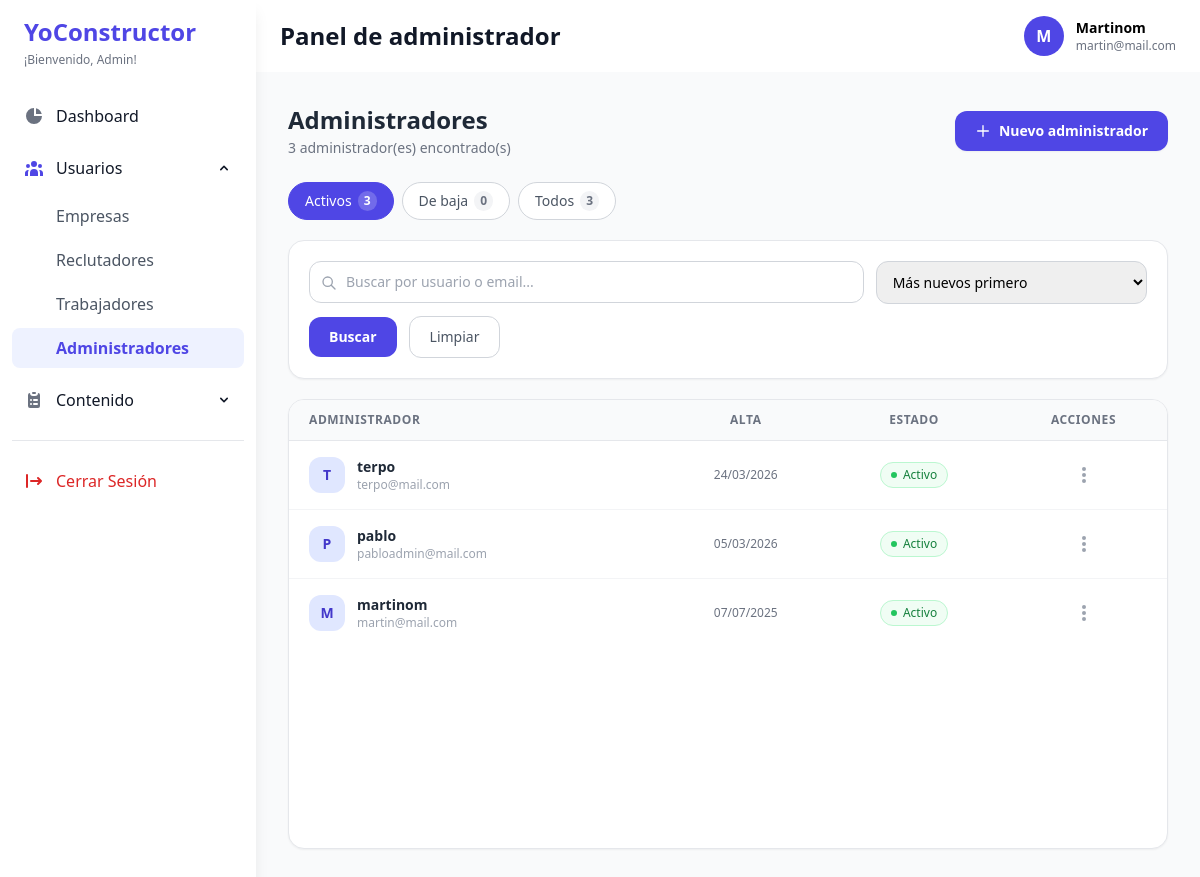
Page /admin-administradores.php (signed in) on the committed database.
### tables this page shows
CREATE TABLE `users` (
  `id_usuario` int(11) NOT NULL,
  `id_persona` int(11) DEFAULT NULL,
  `id_empresa` int(11) DEFAULT NULL,
  `usuario` varchar(50) DEFAULT NULL,
  `email` varchar(100) NOT NULL,
  `contrasena` varchar(255) DEFAULT NULL,
  `fecha_creacion` date DEFAULT NULL,
  `tipo` int(11) DEFAULT NULL,
  `estado` varchar(20) DEFAULT NULL,
  `visible_busqueda` tinyint(1) NOT NULL DEFAULT 1 COMMENT 'Si el trabajador aparece en búsquedas de empresas'
);

### admin-administradores.php (the view, shortened to what this page needs)
<?php
include("conexion.php");
function esc($con, $v)
{
    return mysqli_real_escape_string($con, $v);
}
$buscar   = trim($_GET['q']     ?? '');
$estado   = $_GET['estado']     ?? 'activo';
$orden    = $_GET['orden']      ?? 'nuevo';
$page_num = max(1, intval($_GET['pag'] ?? 1));
$per_page = 15;
$offset   = ($page_num - 1) * $per_page;
$where = ["u.tipo=1"];
if ($estado !== 'todos') $where[] = "u.estado='" . esc($conexion, $estado) . "'";
$wsql  = implode(' AND ', $where);
$order = $orden === 'viejo' ? 'ASC' : 'DESC';
$total_res   = mysqli_fetch_assoc(mysqli_query($conexion, "SELECT COUNT(*) c FROM users u WHERE $wsql"))['c'] ?? 0;
$res = mysqli_query(
    $conexion,
    "SELECT id_usuario, email, estado, fecha_creacion,
            COALESCE(usuario,'') AS usuario
     FROM users u
     WHERE $wsql
     ORDER BY fecha_creacion $order
     LIMIT $per_page OFFSET $offset"
);
$cnt_activos   = mysqli_fetch_assoc(mysqli_query($conexion, "SELECT COUNT(*) c FROM users WHERE tipo=1 AND estado='activo'"))['c']   ?? 0;
$cnt_inactivos = mysqli_fetch_assoc(mysqli_query($conexion, "SELECT COUNT(*) c FROM users WHERE tipo=1 AND estado='inactivo'"))['c'] ?? 0;
include("sidebar-admin.php");
?>
<div class="min-h-screen bg-gray-50 p-6 md:p-8">
    <div class="flex flex-col sm:flex-row sm:items-center sm:justify-between gap-3 mb-6">
        <div>
            <h1 class="text-2xl font-bold text-gray-800">Administradores</h1>
            <p class="text-gray-500 text-sm mt-0.5"><?= $total_res ?> administrador(es) encontrado(s)</p>
        </div>
        <button type="button" onclick="abrirModalCrear()"
            class="inline-flex items-center gap-2 px-5 py-2.5 bg-indigo-600 hover:bg-indigo-700 text-white text-sm font-semibold rounded-xl shadow-sm transition">
            <svg class="w-4 h-4" fill="none" stroke="currentColor" viewBox="0 0 24 24">
                <path stroke-linecap="round" stroke-linejoin="round" stroke-width="2" d="M12 4v16m8-8H4" />
            </svg>
            Nuevo administrador
        </button>
    </div>
    <div class="flex flex-wrap gap-2 mb-5">
        <?php foreach (['activo' => ['Activos', $cnt_activos], 'inactivo' => ['De baja', $cnt_inactivos], 'todos' => ['Todos', $cnt_activos + $cnt_inactivos]] as $val => [$label, $cnt]):
            $active = ($estado === $val);
            $cls = $active ? 'bg-indigo-600 text-white border-indigo-600' : 'bg-white text-gray-600 border-gray-300 hover:bg-gray-50'; ?>
            <a href="?<?= http_build_query(array_merge($_GET, ['estado' => $val, 'pag' => 1])) ?>"
                class="inline-flex items-center gap-1.5 px-4 py-2 rounded-full border text-sm font-medium transition <?= $cls ?>">
                <?= $label ?>
                <span class="<?= $active ? 'bg-white/20 text-white' : 'bg-gray-100 text-gray-500' ?> text-xs px-1.5 py-0.5 rounded-full font-semibold"><?= $cnt ?></span>
            </a>
        <?php endforeach; ?>
    </div>
    <form method="GET" class="bg-white border border-gray-200 rounded-2xl shadow-sm p-5 mb-5">
        <div class="grid grid-cols-1 sm:grid-cols-3 gap-3">
            <div class="sm:col-span-2 relative">
                <svg class="absolute left-3 top-1/2 -translate-y-1/2 w-4 h-4 text-gray-400" fill="none" stroke="currentColor" viewBox="0 0 24 24">
                    <path stroke-linecap="round" stroke-linejoin="round" stroke-width="2" d="M21 21l-6-6m2-5a7 7 0 11-14 0 7 7 0 0114 0z" />
                </svg>
                <input type="text" name="q" value="<?= htmlspecialchars($buscar) ?>" placeholder="Buscar por usuario o email..."
                    class="w-full pl-9 pr-3 py-2.5 border border-gray-300 rounded-xl text-sm focus:outline-none focus:ring-2 focus:ring-indigo-500 transition">
            </div>
            <select name="orden" class="px-3 py-2.5 border border-gray-300 rounded-xl text-sm focus:outline-none focus:ring-2 focus:ring-indigo-500">
                <option value="nuevo" <?= $orden === 'nuevo' ? 'selected' : '' ?>>Más nuevos primero</option>
            </select>
        </div>
        <div class="flex items-center gap-3 mt-3">
            <button type="submit" class="px-5 py-2.5 bg-indigo-600 hover:bg-indigo-700 text-white text-sm font-semibold rounded-xl transition">Buscar</button>
            <a href="admin-administradores.php" class="px-5 py-2.5 bg-white border border-gray-300 text-gray-600 text-sm font-medium rounded-xl hover:bg-gray-50 transition">Limpiar</a>
        </div>
    </form>
    <div class="bg-white border border-gray-200 rounded-2xl shadow-sm overflow-hidden min-h-[450px] flex flex-col">
        <div class="overflow-x-auto flex-grow">
            <table class="w-full text-sm">
                <thead>
                    <tr class="border-b border-gray-200 bg-gray-50">
                        <th class="text-left px-5 py-3 text-xs font-semibold text-gray-500 uppercase tracking-wider">Administrador</th>
                        <th class="text-center px-4 py-3 text-xs font-semibold text-gray-500 uppercase tracking-wider hidden md:table-cell">Alta</th>
                        <th class="text-center px-4 py-3 text-xs font-semibold text-gray-500 uppercase tracking-wider">Estado</th>
                        <th class="text-center px-4 py-3 text-xs font-semibold text-gray-500 uppercase tracking-wider">Acciones</th>
                    </tr>
                </thead>
                <tbody class="divide-y divide-gray-100 bg-white">
                    <?php if (!$res || mysqli_num_rows($res) === 0): ?>
                        <tr>
                            <td colspan="4" class="px-5 py-12 text-center">
                                <div class="flex flex-col items-center gap-2">
                                    <svg class="w-10 h-10 text-gray-200" fill="none" stroke="currentColor" viewBox="0 0 24 24">
                                        <path stroke-linecap="round" stroke-linejoin="round" stroke-width="1.5" d="M17 20h5v-2a3 3 0 00-5.356-1.857M17 20H7m10 0v-2c0-.656-.126-1.283-.356-1.857M7 20H2v-2a3 3 0 015.356-1.857M7 20v-2c0-.656.126-1.283.356-1.857m0 0a5.002 5.002 0 019.288 0M15 7a3 3 0 11-6 0 3 3 0 016 0z" />
                                    </svg>
                                    <p class="text-gray-400 text-sm">No hay administradores<?= $estado === 'inactivo' ? ' de baja' : ($estado === 'activo' ? ' activos' : '') ?></p>
                                </div>
                            </td>
                        </tr>
                    <?php else: while ($a = mysqli_fetch_assoc($res)):
                        $uname   = $a['usuario'] ?: '(sin nombre)';
                        $initial = strtoupper(substr($uname, 0, 1));
                    ?>
                        <tr class="hover:bg-gray-50 transition <?= $a['estado'] === 'inactivo' ? 'bg-gray-50/50' : '' ?>">
                            <td class="px-5 py-4">
                                <div class="flex items-center gap-3">
                                    <div class="w-9 h-9 bg-indigo-100 rounded-xl flex items-center justify-center text-indigo-700 text-sm font-bold flex-shrink-0">
                                        <?= $initial ?>
                                    </div>
                                    <div class="min-w-0">
                                        <p class="font-semibold text-gray-800 truncate"><?= htmlspecialchars($uname) ?></p>
                                        <p class="text-xs text-gray-400 truncate"><?= htmlspecialchars($a['email'] ?? '') ?></p>
                                    </div>
                                </div>
                            </td>
                            <td class="px-4 py-4 text-center text-xs text-gray-500 hidden md:table-cell">
                                <?= $a['fecha_creacion'] ? date('d/m/Y', strtotime($a['fecha_creacion'])) : '—' ?>
                            </td>
                            <td class="px-4 py-4 text-center text-xs">
                                <?php if ($a['estado'] === 'activo'): ?>
                                    <span class="inline-flex items-center gap-1.5 px-2.5 py-1 bg-green-50 text-green-700 border border-green-200 rounded-full font-medium">
                                        <span class="w-1.5 h-1.5 bg-green-500 rounded-full"></span> Activo
                                    </span>
                                <?php else: ?>
                                    <span class="inline-flex items-center gap-1.5 px-2.5 py-1 bg-gray-100 text-gray-500 border border-gray-300 rounded-full font-medium">
                                        <span class="w-1.5 h-1.5 bg-gray-400 rounded-full"></span> De baja
                                    </span>
                                <?php endif; ?>
                            </td>
                            <td class="px-4 py-4 text-center">
                                <div class="relative inline-block text-left">
                                    <button type="button"
                                        onclick="toggleDropdown(event, 'drop-admin-<?= $a['id_usuario'] ?>')"
                                        class="flex items-center justify-center w-8 h-8 text-gray-400 rounded-full hover:bg-gray-200 hover:text-gray-600 focus:outline-none transition mx-auto">
                                        <svg class="w-5 h-5" fill="currentColor" viewBox="0 0 20 20">
                                            <path d="M10 6a2 2 0 110-4 2 2 0 010 4zM10 12a2 2 0 110-4 2 2 0 010 4zM10 18a2 2 0 110-4 2 2 0 010 4z" />
                                        </svg>
                                    </button>
                                </div>
                            </td>
                        </tr>
                    <?php endwhile; endif; ?>
                </tbody>
            </table>
        </div>
    </div>
</div>
</main>
</div>

### rows in the picture
users: initial "T", uname "terpo", email "terpo@mail.com", fecha_creacion "24/03/2026", estado "activo" (drawn)
users: initial "P", uname "pablo", email "pabloadmin@mail.com", fecha_creacion "05/03/2026", estado "activo" (drawn)
users: initial "M", uname "martinom", email "martin@mail.com", fecha_creacion "07/07/2025", estado "activo" (drawn)

### other values in the picture
substr($admin_nombre, 0, 1) "M"
$admin_nombre "Martinom"
$admin_email "martin@mail.com"
$total_res "3"
$label "Activos"
$cnt "3"
$label "De baja"
$cnt "0"
$label "Todos"
